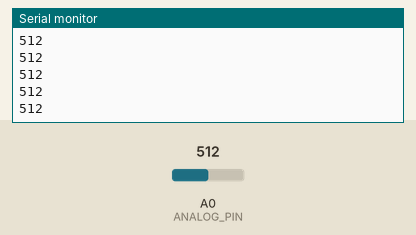
This sketch was run on a simulated Arduino Uno, built with avr-gcc and run on an emulated ATmega328P. On the bench: the last lines printed to the serial monitor. The test bench sets the inputs (shaded band); at power-on: A0 (ANALOG_PIN) = 512.

Above: at 1.2 s.
1.3 s: A0 (ANALOG_PIN) set to 716
At 2.1 s:
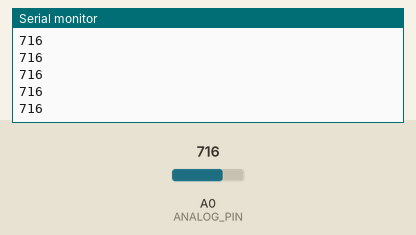
2.8 s: A0 (ANALOG_PIN) set to 900
At 3.8 s:
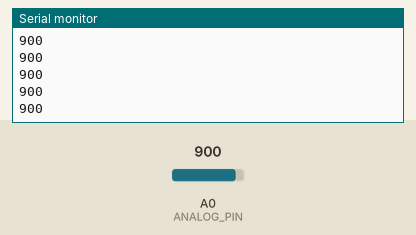
Timing chart, 0 to 5.0 s (numbered marks = the images above; inputs shaded):
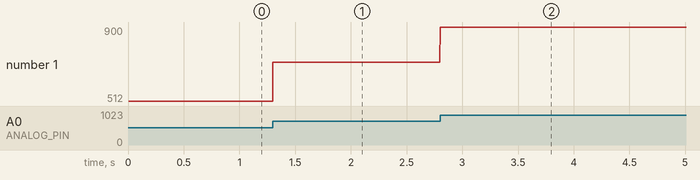

Measured:
- after the input at 1.3 s, the serial monitor: prints a new line at once (image 1)
- after the input at 2.8 s, the serial monitor: prints a new line at once (image 2)
- plotted number 1: 512 → 716 after the input at 1.3 s, 716 → 900 after the input at 2.8 s

The sketch:

bioamp_stream.ino
```cpp
/*
 * NEUROSENSE AI - BioAmp EXG Pill Streaming
 * Streams 1-channel EEG data over Serial at 500 Hz
 *
 * Hardware:
 * - Arduino Uno R3
 * - BioAmp EXG Pill
 *
 * Connections:
 * - BioAmp VCC → Arduino 5V
 * - BioAmp GND → Arduino GND
 * - BioAmp OUT → Arduino A0
 */

// Configuration
#define ANALOG_PIN A0
#define SAMPLING_RATE 500  // Hz
#define SAMPLE_INTERVAL_US (1000000 / SAMPLING_RATE)

unsigned long lastSampleTime = 0;
int sampleValue = 0;

void setup() {
  // Initialize serial communication
  Serial.begin(115200);

  // Configure analog input
  pinMode(ANALOG_PIN, INPUT);

  // Set ADC reference to default (5V)
  analogReference(DEFAULT);

  // Wait for serial connection
  while (!Serial) {
    ; // Wait for serial port to connect
  }

  Serial.println("BioAmp EXG Pill streaming at 500 Hz, 1 channel");
  Serial.println("Channel: C3 (Left Motor Cortex)");

  // Sync time
  lastSampleTime = micros();
}

void loop() {
  unsigned long currentTime = micros();

  // Check if it's time to sample
  if (currentTime - lastSampleTime >= SAMPLE_INTERVAL_US) {
    lastSampleTime = currentTime;

    // Read analog value (0-1023)
    sampleValue = analogRead(ANALOG_PIN);

    // Send via serial
    Serial.println(sampleValue);
  }
}

/*
 * Alternative: Higher quality with oversampling
 * Uncomment below for better SNR (reduces effective rate to 250 Hz)
 */

/*
void loop() {
  unsigned long currentTime = micros();

  if (currentTime - lastSampleTime >= SAMPLE_INTERVAL_US * 2) {
    lastSampleTime = currentTime;

    // Oversample 4× and average
    long sum = 0;
    for (int i = 0; i < 4; i++) {
      sum += analogRead(ANALOG_PIN);
      delayMicroseconds(50);
    }
    sampleValue = sum / 4;

    Serial.println(sampleValue);
  }
}
*/
```
